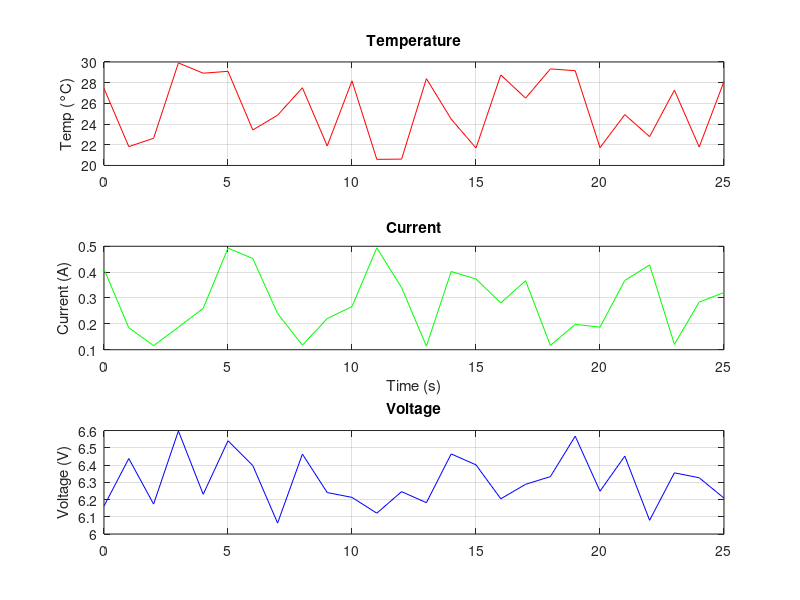

The MATLAB script that drew this image:
clc; clear;

% Simulation duration
time = 0:1:25;

% arrys for data store
l_time= length(time);
tempData = zeros(1, l_time);
voltData = zeros(1, l_time);
currData = zeros(1, l_time);


% simulation
for k = 1:l_time
    
    % random data 
    currentTemp = 20 + 10 * rand(1); % 20 to 30 C
    currentVolt = 6 + 0.6 * rand(1); % 6 to 6.6 V
    currentCurr = 0.1 + 0.4 * rand(1); % 0.1 to 0.5 A
    
    % store in arry
    tempData(k) = currentTemp;
    voltData(k) = currentVolt;
    currData(k) = currentCurr;

    % plots
    subplot(3, 1, 1); h1 = plot(time, tempData, 'r-'); title('Temperature'); ylabel('Temp (°C)'); grid on;
    subplot(3, 1, 3); h2 = plot(time, voltData, 'b-'); title('Voltage'); ylabel('Voltage (V)'); grid on;
    subplot(3, 1, 2); h3 = plot(time, currData, 'g-'); title('Current'); ylabel('Current (A)'); xlabel('Time (s)'); grid on;

    % second by second drawing
    drawnow;
   
end